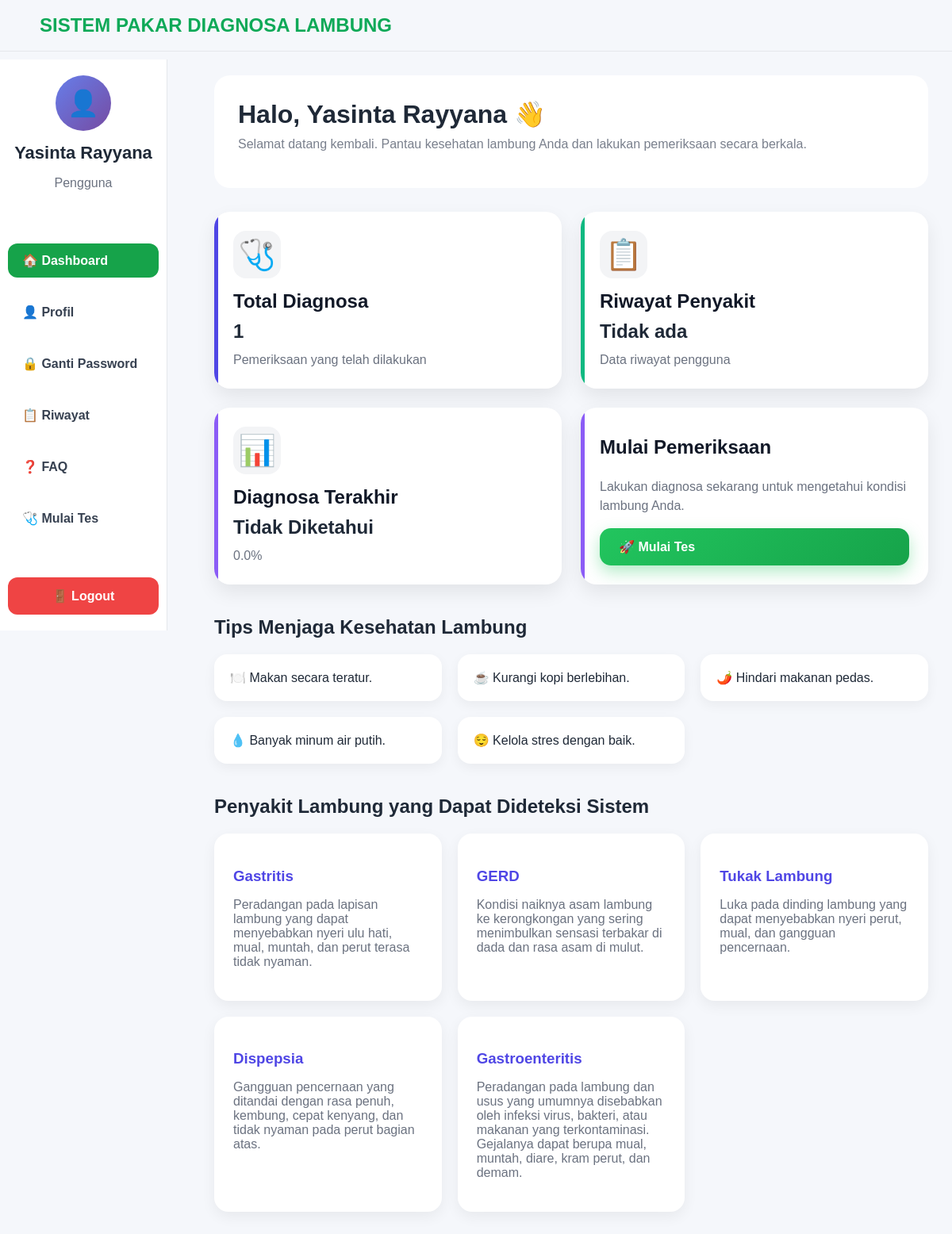
Page /dashboard (signed in) on the earlier database version.
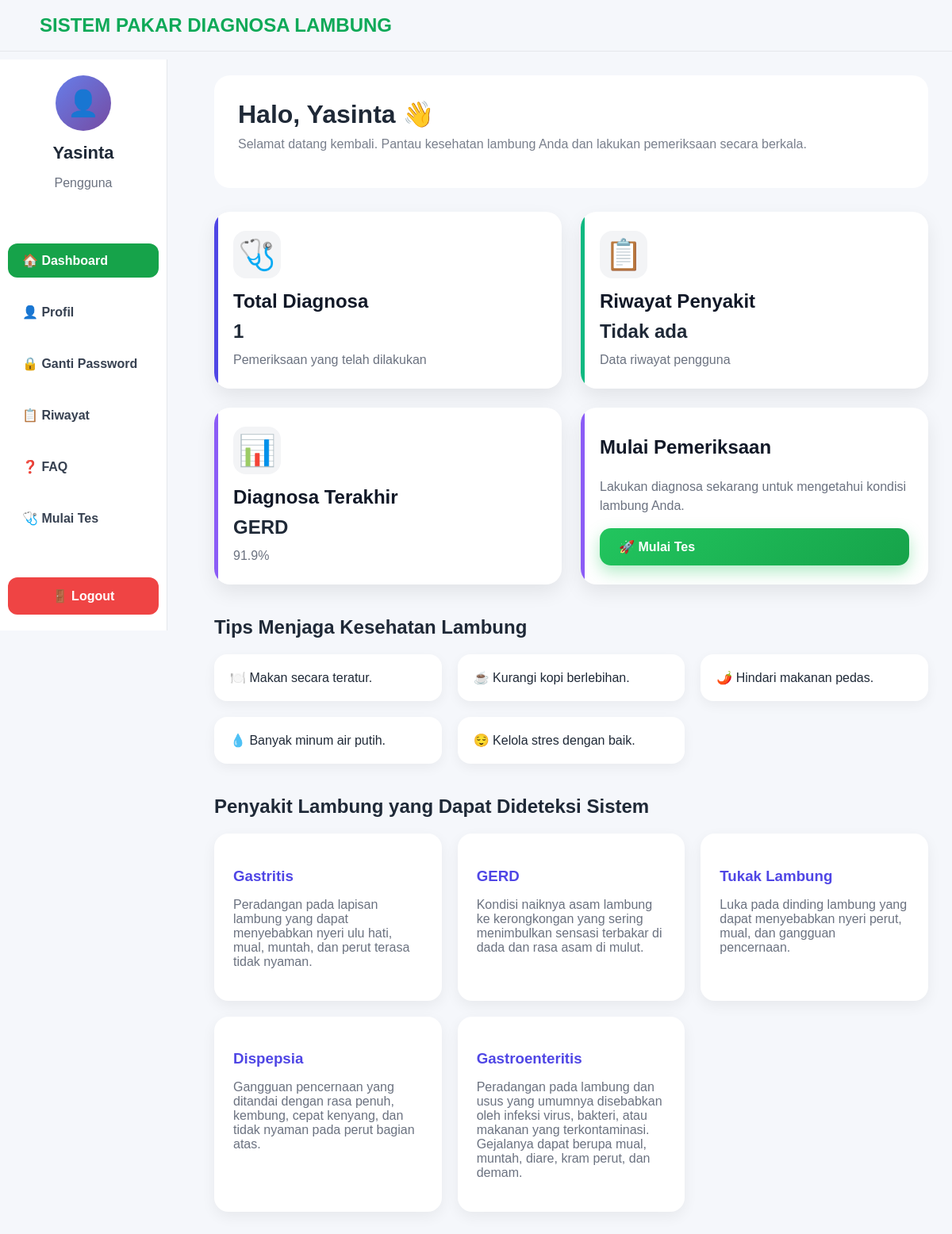
Same page on the later database version.
### models/user_model.py (models this page shows, shortened)
class User(db.Model):
    __tablename__ = "user"
    id = db.Column(
        db.Integer,
        primary_key=True
    )
    nama = db.Column(
        db.String(150),
        nullable=False
    )
    tanggal_lahir = db.Column(
        db.Date,
        nullable=False
    )
    umur = db.Column(
        db.Integer,
        nullable=False
    )
    riwayat_penyakit = db.Column(
        db.Text,
        nullable=True
    )
    jenis_kelamin = db.Column(
        db.String(20),
        nullable=False
    )
    email = db.Column(
        db.String(120),
        unique=True,
        nullable=False
    )
    password = db.Column(
        db.String(255),
        nullable=False
    )
    is_verified = db.Column(
        db.Boolean,
        default=False
    )
    otp_code = db.Column(
        db.String(6),
        nullable=True
    )
    histories = db.relationship(
        "DiagnosisHistory",
        backref="user",
        lazy=True,
        cascade=
        "all, delete-orphan"
    )

### models/diagnosis_history_model.py (models this page shows)
class DiagnosisHistory(
    db.Model
):
    __tablename__ = (
        "diagnosis_history"
    )
    id = db.Column(
        db.Integer,
        primary_key=True
    )
    user_id = db.Column(
        db.Integer,
        db.ForeignKey(
            "user.id"
        ),
        nullable=False
    )
    penyakit = db.Column(
        db.String(100),
        nullable=False
    )
    persentase = db.Column(
        db.Float,
        nullable=False
    )
    def now_wib():
        tz = pytz.timezone("Asia/Jakarta")
        return datetime.now(tz)
    created_at = db.Column(
        db.DateTime,
        default=now_wib
    )

### routes/diagnosa_routes.py (the view)
@diagnosa.route(
    "/dashboard"
)
def dashboard():
    if not session.get(
        "user_id"
    ):
        return redirect(
            url_for(
                "auth.login"
            )
        )
    user = User.query.get(
        session[
            "user_id"
        ]
    )
    total_diagnosa = len(
        user.histories
    )
    last_history = None
    if user.histories:
        last_history = (
            DiagnosisHistory
            .query
            .filter_by(
                user_id=user.id
            )
            .order_by(
                DiagnosisHistory
                .created_at.desc()
            )
            .first()
        )
    return render_template(
        "dashboard.html",
        user=user,
        total_diagnosa=
        total_diagnosa,
        last_history=
        last_history
    )

### app.py (called while the page is built)
def create_app():
    app = Flask(__name__)
    app.config.from_object(Config)
    db.init_app(app)
    mail.init_app(app)
    app.register_blueprint(diagnosa)
    app.register_blueprint(auth)
    @app.context_processor
    def inject_user():
        user_id = session.get("user_id")
        user = User.query.get(user_id) if user_id else None
        return dict(user=user)
    with app.app_context():
        db.create_all()
    return app

### templates/dashboard.html (shortened to what the changed rows need)
{% extends "base.html" %}
{% block content %}
<div class="dashboard-layout">
    <aside class="sidebar">
        <div class="sidebar-user">
            <div class="avatar">
                👤
            </div>
            <h3>{{ user.nama }}</h3>
            <p>
                Pengguna
            </p>
        </div>
    </aside>
    <main class="dashboard-content">
        <div class="welcome-section">
        <div>
            <h1>
                Halo, {{ user.nama }} 👋
            </h1>
            <p>
                Selamat datang kembali. Pantau kesehatan lambung Anda dan lakukan pemeriksaan secara berkala.
            </p>
        </div>
    </div>
        <div class="dashboard-grid">
            <div class="dashboard-card stat-blue">
                <h2>
                    {{ total_diagnosa }}
                </h2>
            </div>
            <div class="dashboard-card stat-green">
                <div class="card-icon">
                    📋
                </div>
                <h3>Riwayat Penyakit</h3>
                <h2>
                    {{ user.riwayat_penyakit or "Tidak ada" }}
                </h2>
                <p>
                    Data riwayat pengguna
                </p>
            </div>
            {% if last_history %}
            <div class="dashboard-card stat-purple">
                <div class="card-icon">
                    📊
                </div>
                <h3>Diagnosa Terakhir</h3>
                <h2>
                    {{ last_history.penyakit }}
                </h2>
                <p>
                    {{ "%.1f"|format(last_history.persentase) }}%
                </p>
            </div>
            {% endif %}
        </div>
        <div class="info-section">
            <h2>
                Tips Menjaga Kesehatan Lambung
            </h2>
        </div>
        <div class="info-section">
            <h2>
                Penyakit Lambung yang Dapat Dideteksi Sistem
            </h2>
        </div>
    </main>
</div>
{% endblock %}

Differences in the rows shown:
changed User "Tidak ada": nama "Yasinta Rayyana" → "Yasinta"
changed DiagnosisHistory: penyakit "Tidak Diketahui" → "GERD"; persentase "0.0" → "91.9"
